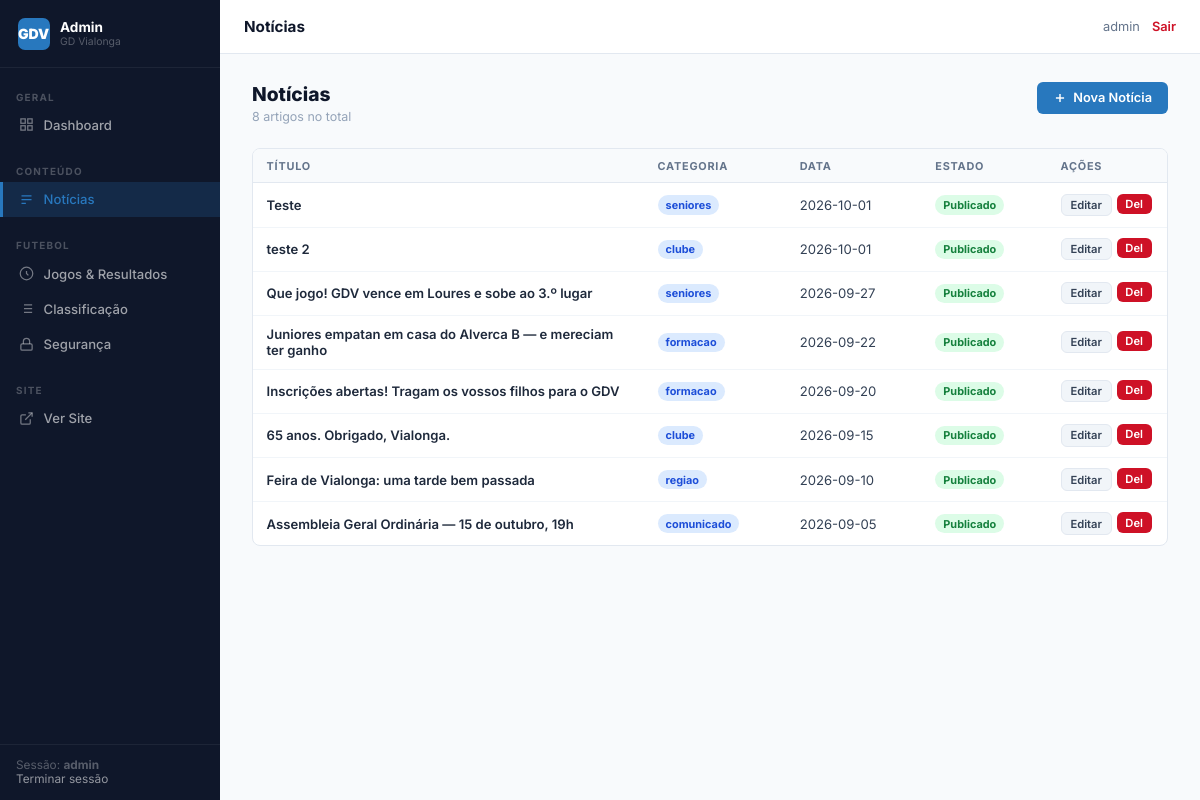
/admin/noticias.php (signed in), run on the app's committed database.
### tables this page shows
CREATE TABLE news (
            id           INTEGER PRIMARY KEY AUTOINCREMENT,
            slug         TEXT UNIQUE NOT NULL,
            title        TEXT NOT NULL,
            summary      TEXT DEFAULT '',
            content      TEXT DEFAULT '',
            cover_image  TEXT DEFAULT 'assets/images/hero_stadium.png',
            category     TEXT DEFAULT 'clube',
            tags         TEXT DEFAULT '[]',
            published_at TEXT NOT NULL,
            author       TEXT DEFAULT 'Redação GDV',
            is_published INTEGER DEFAULT 1,
            created_at   TEXT DEFAULT CURRENT_TIMESTAMP
        );

### includes/db.php (called while the page is built, shortened)
<?php
function getDB(): PDO {
    static $pdo = null;
    if ($pdo !== null) return $pdo;
    $pdo = new PDO('sqlite:' . DB_PATH);
    $pdo->setAttribute(PDO::ATTR_ERRMODE, PDO::ERRMODE_EXCEPTION);
    $pdo->setAttribute(PDO::ATTR_DEFAULT_FETCH_MODE, PDO::FETCH_ASSOC);
    $pdo->exec('PRAGMA journal_mode=WAL; PRAGMA foreign_keys=ON;');
    return $pdo;
}
function dbFetchAll(string $sql, array $p = []): array {
    $st = getDB()->prepare($sql); $st->execute($p); return $st->fetchAll();
}

### admin/noticias.php (the view, shortened to what this page needs)
<?php
require_once '../includes/db.php';
$action = $_GET['action'] ?? 'list';
$news = dbFetchAll('SELECT id,title,category,published_at,is_published FROM news ORDER BY published_at DESC');
include '_layout_head.php';
?>
<?php if ($action === 'list'): ?>
<div class="ph">
  <div>
    <div class="ph-title">Notícias</div>
    <div class="ph-sub"><?= count($news) ?> artigos no total</div>
  </div>
  <a href="?action=create" class="btn btn-primary">
    <svg width="14" height="14" fill="none" stroke="currentColor" stroke-width="2.5" viewBox="0 0 24 24"><line x1="12" y1="5" x2="12" y2="19"/><line x1="5" y1="12" x2="19" y2="12"/></svg>
    Nova Notícia
  </a>
</div>
<div class="card">
  <table class="tbl">
    <thead>
      <tr>
        <th>Título</th>
        <th>Categoria</th>
        <th>Data</th>
        <th>Estado</th>
        <th style="width:120px">Ações</th>
      </tr>
    </thead>
    <tbody>
      <?php foreach ($news as $n): ?>
      <tr>
        <td style="max-width:300px">
          <span style="font-weight:600;color:#1e293b"><?= htmlspecialchars($n['title']) ?></span>
        </td>
        <td><span class="badge badge-blue"><?= htmlspecialchars($n['category']) ?></span></td>
        <td style="white-space:nowrap"><?= substr($n['published_at'], 0, 10) ?></td>
        <td>
          <?php if ($n['is_published']): ?>
          <span class="badge badge-green">Publicado</span>
          <?php else: ?>
          <span class="badge badge-gray">Rascunho</span>
          <?php endif; ?>
        </td>
        <td>
          <div style="display:flex;gap:.3rem">
            <a href="?action=edit&id=<?= $n['id'] ?>" class="btn btn-ghost btn-xs">Editar</a>
            <form method="POST" action="noticias.php" data-confirm="Eliminar esta notícia?">
              <button type="submit" name="action" value="delete_news" class="btn btn-danger btn-xs">Del</button>
            </form>
          </div>
        </td>
      </tr>
      <?php endforeach; ?>
    </tbody>
  </table>
</div>
<?php endif; ?>
<?php include '_layout_foot.php'; ?>

### admin/assets/admin.css (style rules this page uses)
:root { --blue: #2878BE; --blue-dk: #1a5c9e; --red: #CE1126; --red-dk: #a30e1e; --sidebar: 220px; --g50: #f8fafc; --g100: #f1f5f9; --g200: #e2e8f0; --g300: #cbd5e1; --g400: #94a3b8; --g500: #64748b; --g600: #475569; --g700: #334155; --g800: #1e293b; --g900: #0f172a; }
*,*::before,*::after { box-sizing:border-box;margin:0;padding:0 }
html,body { height:100% }
body { font-family:'Inter',system-ui,sans-serif;font-size:14px;color:var(--g800);background:var(--g50);-webkit-font-smoothing:antialiased }
a { color:var(--blue);text-decoration:none }
button { cursor:pointer;font-family:inherit }
.ph { display:flex;align-items:flex-start;justify-content:space-between;margin-bottom:1.5rem;gap:1rem;flex-wrap:wrap }
.ph-title { font-size:1.2rem;font-weight:800;color:var(--g900) }
.ph-sub { font-size:.78rem;color:var(--g400);margin-top:.2rem }
.btn { display:inline-flex;align-items:center;gap:.4rem;padding:.52rem 1rem;font-size:.8rem;font-weight:600;border-radius:6px;border:none;transition:all .15s;white-space:nowrap;cursor:pointer }
.btn-primary { background:var(--blue);color:#fff }
.btn-danger { background:var(--red);color:#fff }
.btn-ghost { background:var(--g100);color:var(--g700);border:1px solid var(--g200) }
.btn-xs { padding:.2rem .55rem;font-size:.7rem }
.card { background:#fff;border:1px solid var(--g200);border-radius:8px;overflow:hidden }
.tbl { width:100%;border-collapse:collapse }
.tbl th { text-align:left;padding:.6rem .85rem;font-size:.68rem;font-weight:700;letter-spacing:.07em;text-transform:uppercase;color:var(--g500);background:var(--g50);border-bottom:1px solid var(--g200);white-space:nowrap }
.tbl td { padding:.65rem .85rem;font-size:.82rem;color:var(--g700);border-bottom:1px solid var(--g100);vertical-align:middle }
.tbl tbody tr:last-child td { border-bottom:none }
.badge { display:inline-block;padding:.16rem .5rem;border-radius:20px;font-size:.68rem;font-weight:700 }
.badge-blue { background:#dbeafe;color:#1d4ed8 }
.badge-green { background:#dcfce7;color:#15803d }

### data on the page
news: title "Teste", category "seniores", published_at "2026-10-01", is_published "Publicado"
news: title "teste 2", category "clube", published_at "2026-10-01", is_published "Publicado"
news: title "Que jogo! GDV vence em Loures e sobe ao 3.º lugar", category "seniores", published_at "2026-09-27", is_published "Publicado"
news: title "Juniores empatan em casa do Alverca B — e mereciam ter ganho", category "formacao", published_at "2026-09-22", is_published "Publicado"
news: title "Inscrições abertas! Tragam os vossos filhos para o GDV", category "formacao", published_at "2026-09-20", is_published "Publicado"
news: title "65 anos. Obrigado, Vialonga.", category "clube", published_at "2026-09-15", is_published "Publicado"
news: title "Feira de Vialonga: uma tarde bem passada", category "regiao", published_at "2026-09-10", is_published "Publicado"
news: title "Assembleia Geral Ordinária — 15 de outubro, 19h", category "comunicado", published_at "2026-09-05", is_published "Publicado"

### other printed values
adminUser()['username'] "admin"
$pageTitle "Notícias"
count($news) "8"
